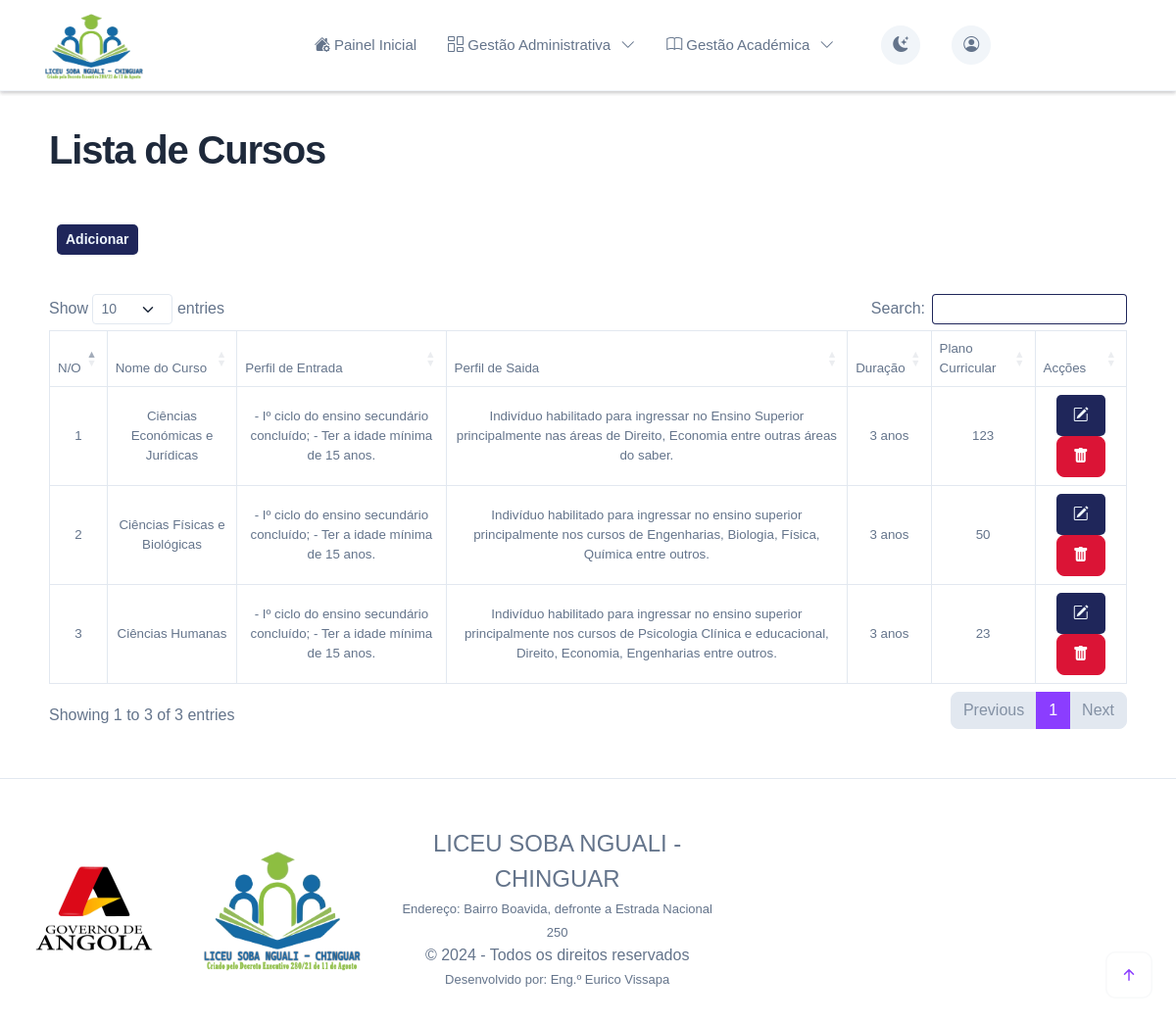
/q_cursos (signed in), run on the app's committed database.
### gestao/models.py (models this page shows, shortened)
class cursos(models.Model):
    figura = models.ImageField(upload_to='img')
    nome_do_curso = models.CharField(max_length=100,unique=True)
    sigla = models.CharField(max_length=20)
    perfil_de_entrada = models.TextField()
    perfil_de_saida = models.TextField()
    classe_10 = models.TextField(verbose_name='Disciplinas da 10ª Classe')
    classe_11 = models.TextField(verbose_name='Disciplinas da 11ª Classe')
    classe_12 = models.TextField(verbose_name='Disciplinas da 12ª Classe')
    duracao = models.CharField(max_length=10,verbose_name='Duração')
    total_disc = models.IntegerField(verbose_name='Total de Disciplinas do Curriculo')

### gestao/views.py (the view)
# urls.py: path('q_cursos', views.q_cursos, name='q_cursos'),
@login_required(login_url='bloquear')
def q_cursos(request):
    data = {}
    data['titulo'] = 'Lista de Cursos'
    data['cursos'] = cursos.objects.all().order_by('nome_do_curso')
    return render(request,'listar/listas.html',data)

### gestao/templates/listar/listas.html (shortened to what this page needs)
{% extends 'base.html' %}
{% block main %}
<section class="container py-lg-5" data-cue="fadeIn" data-show="true" style="animation-name: fadeIn; animation-duration: 600ms; animation-timing-function: ease; animation-delay: 0ms; animation-direction: normal; animation-fill-mode: both;">
<div class="row g-6">
    {% if funcionarios %}
<h1> Lista de Funcionários</h1>
<div class="mx-2">
    <a data-bs-toggle="modal" data-bs-target="#utilizadores" href="#" class="btn btn1 btn-sm" title="Adicionar funcionario">Adicionar</a>
</div>
<div class="table-responsive">
    <table id="cursos" class="display table align-middle table-bordered text-center table-hover" style="width:100%">
        <thead>
            <tr>
                <th>N/O</th>
                <th>Nº de Agente</th>
                <th>Nome Completo</th>
                <th>D. Nascimento</th>
                <th>B.I</th>
                <th>Categoria</th>
                <th>Função</th>
                <th colspa="">Acções</th>
            </tr>
        </thead>
        <tbody>
        {% for funcionario in funcionarios %}
            <tr>
            <td>{{forloop.counter }}</td>
            <td>{{funcionario.nAgente }}</td>
            <td>{{funcionario.nome_completo}}</td>
            <td>{{funcionario.data_de_nascimento}}</td>
            <td>{{funcionario.numero_do_bilhete}}</td>
            <td style="font-size: x-small;" >{{funcionario.categoria}}</td>
            <td>{{funcionario.funcao}}</td>
            <td>
                <a {% if funcionario.utilizador %} href="{% url 'edit_f' fun_id=funcionario.id %}" {% else %} href="{% url 'edit_f2' fun_id=funcionario.id %}" {% endif %} class="btn btn1" title="Editar"><i class="bi bi-pencil-square"></i></a>
                <a href="{% url 'd_funcionario_admin' fun_id=funcionario.id %}" class="btn btn-info" title="Ver detalhes"><i class="bi bi-eye-fill"></i></a>
                <a href="{% url 'elim_f' fun_id=funcionario.id %}" id="btn_eliminar" class="btn btn-danger" title="Eliminar"><i class="bi bi-trash-fill"></i></a>
            </td>
            </tr>
        {% endfor %}
        </tbody>
    </table>
</div>
{% elif cursos %}
<h1> Lista de Cursos </h1>
<div class="mx-2">
    <a class="btn btn1 btn-sm" title="Adicionar curso" href="{% url 'AddCurso' %}">Adicionar</a>
</div>
<div class="table-responsive">
    <table id="cursos" class="display table align-middle table-bordered text-center table-hover" style="width:100%">
        <thead>
            <tr>
                <th>N/O</th>
                <th>Nome do Curso</th>
                <th>Perfil de Entrada</th>
                <th>Perfil de Saida</th>
                <th>Duração</th>
                <th>Plano Curricular</th>
                <th colspa="">Acções</th>
            </tr>
        </thead>
        <tbody>
        {% for curso in cursos %}
            <tr>
            <td>{{forloop.counter }}</td>
            <td>{{curso.nome_do_curso}}</td>
            <td>{{curso.perfil_de_entrada}}</td>
            <td>{{curso.perfil_de_saida}}</td>
            <td>{{curso.duracao}}</td>
            <td>{{curso.total_disc}}</td>
            <td>
                <a href="{% url 'edit_curso' curso_id=curso.id %}" class="btn btn1 btn-actions" title="Editar"><i class="bi bi-pencil-square"></i></a>
                <a href="{% url 'elim_curso' curso_id=curso.id %}" id="btn_eliminar" class="btn btn-danger" title="Eliminar"><i class="bi bi-trash-fill"></i></a>
            </td>
            </tr>
        {% endfor %}
        </tbody>
    </table>
</div>
{% endif %}
</div>
</section>
{% endblock main %}

### static/css/style.css (style rules this page uses)
* { font-family: 'Barlow', sans-serif; }
.btn1 { background-color: rgba(19, 26, 81, 0.945); border-radius: 5px 5px 5px 5px; color: aliceblue; }
table { font-size: smaller; }

### static/css/scrollCue.css (style rules this page uses)
[data-cue="fadeIn"], [data-cues="fadeIn"] > * { opacity: 0; }

### visitantes/templates/base.html (style rules this page uses)
* { font-family: 'Barlow', sans-serif; }
.btn1 { background-color: rgba(19, 26, 81, 0.945); border-radius: 5px 5px 5px 5px; color: aliceblue; }
table { font-size: smaller; }

### data on the page
cursos: nome_do_curso "Ciências Económicas e Jurídicas", perfil_de_entrada "- Iº ciclo do ensino secundário concluído; - Ter a idade mínima de 15 anos.", perfil_de_saida "Indivíduo habilitado para ingressar no Ensino Superior principalmente nas áreas de Direito, Economia entre outras áreas do saber.", duracao "3 anos", total_disc "123"
cursos: nome_do_curso "Ciências Físicas e Biológicas", perfil_de_entrada "- Iº ciclo do ensino secundário concluído; - Ter a idade mínima de 15 anos.", perfil_de_saida "Indivíduo habilitado para ingressar no ensino superior principalmente nos cursos de Engenharias, Biologia, Física, Química entre outros.", duracao "3 anos", total_disc "50"
cursos: nome_do_curso "Ciências Humanas", perfil_de_entrada "- Iº ciclo do ensino secundário concluído; - Ter a idade mínima de 15 anos.", perfil_de_saida "Indivíduo habilitado para ingressar no ensino superior principalmente nos cursos de Psicologia Clínica e educacional, Direito, Economia, Engenharias entre outros.", duracao "3 anos", total_disc "23"

### other printed values
{{ 2024 }} "2024"
